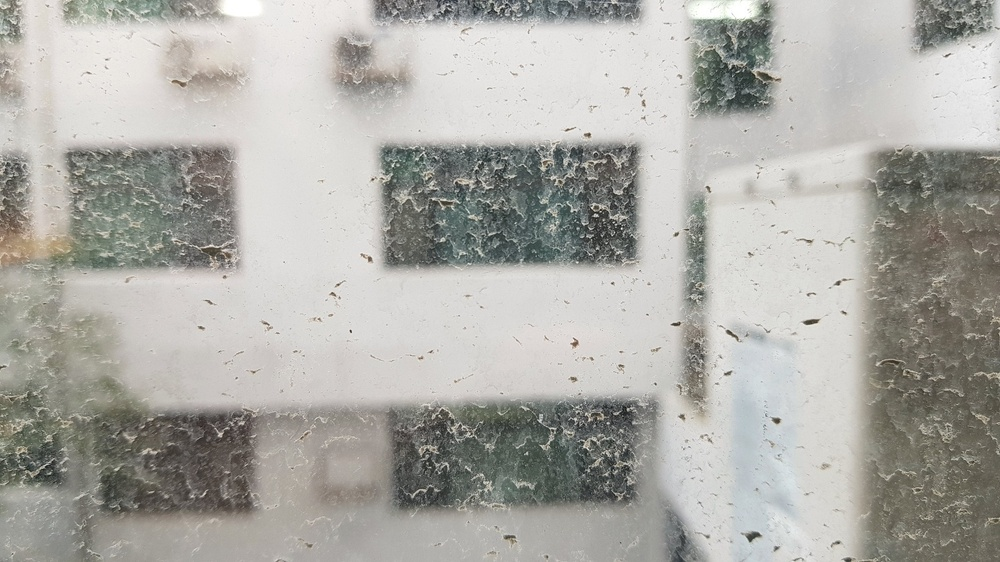
//> input picture TranslunarGlass_DustDetection/TestImages/realWindow_3.jpg, 1000 x 562 px, shrunk from 1440 x 810 before the run
$ ./main   (built with g++ and OpenCV 4)
//> lines starting //> are read from the running program, lines starting //| are printed output that depends on the picture
### TranslunarGlass_DustDetection/CVModules/DustDensityEstimationModule.h
#pragma once

#include <opencv2/core.hpp>

#ifndef DUST_DENSITY_ESTIMATION_MODULE
#define DUST_DENSITY_ESTIMATION_MODULE

class DustDensityEstimationModule
{

public:
	struct centroid {
		cv::Point2f center;
		cv::Point2f lastCenter;
		bool isDead = false;
		float density = 0;
	};
private:
	struct rangei {
		int start;
		int end;

		// [5 lines left out: function rangei, not called in this run]
	};

public:
	float estimateDustDensity(const cv::Mat& binaryImg, cv::Mat* outputImg,
		const int& verSeg, const int& horSeg, const bool& isVisualize,
		const float& deadDist = 1, const float& radius = -1);

private:
	void mMakeSegList(const int& rows, const int& cols,
		const int& verSeg, const int& horSeg,
		std::vector<float>* verList, std::vector<float>* horList);
	void mVisualizeFrame(const cv::Mat& image, cv::Mat* outputImage, const std::vector<centroid>& centroids);

	void mDoMeanShift(const cv::Mat& image, const bool& isVisualize);
	float mEstimateDustDensity_withMeanShift(std::vector<centroid>* outputCentroids);

	std::vector<centroid> mCentroids;
	float mRadius;
	float mCircleSize;
	float mDeadDist;

};


#endif

### TranslunarGlass_DustDetection/CVModules/DustSeparationModule.h
#pragma once

#include <opencv2/core.hpp>

#ifndef DUST_SEPARATION_MODULE
#define DUST_SEPARATION_MODULE

class DustSeparationModule
{
public:
	void separateDustFromImage(const cv::Mat& image, cv::Mat* binaryDustImage);
private:
	int mMedianFilterSize;
	int mThreshold;
public:

	DustSeparationModule(int medianFilterSize = 5);

};


#endif

### TranslunarGlass_DustDetection/CVModules/DustDensityEstimationModule.cpp
#include <opencv2/core.hpp>
#include <opencv2/opencv.hpp>

#include <vector>
#include <queue>


class DustDensityEstimationModule
{

public:
	struct centroid {
		cv::Point2f center;
		cv::Point2f lastCenter;
		bool isDead=false;
		float density=0;
	};
private:
	struct rangei {
		int start;
		int end;

		rangei(int start, int end)
		{
			this->start = start;
			this->end = end;
		}
	};

public:
	float estimateDustDensity(const cv::Mat& binaryImg, cv::Mat* outputImg,
		const int& verSeg, const int& horSeg, const bool& isVisualize ,
		const float& deadDist = 1, const float& radius = -1);

private:
	void mMakeSegList(const int& rows, const int& cols,
		const int& verSeg, const int& horSeg,
		std::vector<float>* verList, std::vector<float>* horList);
	void mVisualizeFrame(const cv::Mat& image, cv::Mat* outputImage,const std::vector<centroid>& centroids);

	void mDoMeanShift(const cv::Mat& image, const bool& isVisualize);
	float mEstimateDustDensity_withMeanShift(std::vector<centroid>* outputCentroids);

	std::vector<centroid> mCentroids;
	float mRadius;
	float mCircleSize;
	float mDeadDist;

};

void DustDensityEstimationModule::mMakeSegList(const int& rows, const int& cols, const int& verSeg, const int& horSeg, std::vector<float>* verList, std::vector<float>* horList)
{
	auto& verList_ = *verList;
	auto& horList_ = *horList;

	int ver = rows;
	int hor = cols;

	float verPer = ver / (float)verSeg;
	float horPer = hor / (float)horSeg;

	verList_.clear();
	verList_.reserve(verSeg);
	for (int i = 1; i < verSeg; i++)
	{
		verList_.push_back(i * verPer);
	}

	horList_.clear();
	horList_.reserve(horSeg);
	for (int i = 1; i < horSeg; i++)
	{
		horList_.push_back(i * horPer);
	}
}

float DustDensityEstimationModule::estimateDustDensity(const cv::Mat& binaryImg, cv::Mat* outputImg,
	const int& verSeg, const int& horSeg, const bool& isVisualize,
	const float& deadDist, const float& radius)
{
	auto& outputImg_ = *outputImg;

	std::vector<float> verList;
	std::vector<float> horList;


	mMakeSegList(binaryImg.rows, binaryImg.cols, verSeg, horSeg, &verList, &horList);


	mCentroids.clear();
	for (auto verIter = verList.begin(); verIter!=verList.end();verIter++)
	{
		for (auto horIter = horList.begin(); horIter != horList.end(); horIter++)
		{
			centroid tempCentroid;
			tempCentroid.center = cv::Point2f(*horIter, *verIter);
			tempCentroid.lastCenter = tempCentroid.center;
			tempCentroid.isDead = false;
			tempCentroid.density = 0.0f;
			mCentroids.push_back(tempCentroid);
		}
	}


	mRadius = radius;
	if (mRadius <= -1)
	{
		mRadius = std::hypotf(verList[0] - verList[1], horList[0] - horList[1]);
	}
	mCircleSize = mRadius * mRadius * 3.14159f;
	mDeadDist = deadDist;


	mDoMeanShift(binaryImg, isVisualize);


	std::vector<centroid> outputCentroids;
	float density = mEstimateDustDensity_withMeanShift(&outputCentroids);
	mVisualizeFrame(binaryImg, &outputImg_, outputCentroids);

	return density;

}

void DustDensityEstimationModule::mDoMeanShift(const cv::Mat& image, const bool& isVisualize)
{
	int ver = image.rows;
	int hor = image.cols;

	bool done = false;
	rangei temp_x = rangei(0, 0);
	rangei temp_y = rangei(0, 0);

	long dot_x = 0;
	long dot_y = 0;
	float n = 0;

	float dist = 0;

	while (done == false)
	{
		done = true;
		for (auto centroidIter = mCentroids.begin(); centroidIter != mCentroids.end(); centroidIter++)
		{

			if (centroidIter->isDead == true)
			{
				continue;
			}
			else
			{
				done = false;
			}


			temp_x = rangei((int)(centroidIter->center.x - mRadius), (int)(centroidIter->center.x + mRadius));
			temp_y = rangei((int)(centroidIter->center.y - mRadius), (int)(centroidIter->center.y + mRadius));
			if (temp_x.start < 0) temp_x.start = 0;
			if (temp_x.end >= hor) temp_x.end = hor;
			if (temp_y.start < 0) temp_y.start = 0;
			if (temp_y.end >= ver) temp_y.end = ver;


			dot_x = 0;
			dot_y = 0;
			n = 0;
			for (int x = temp_x.start; x < temp_x.end; x++)
			{
				for (int y = temp_y.start; y < temp_y.end; y++)
				{
					if (image.at<uchar>(y, x) != 0)
					{
						dist = std::hypotf(centroidIter->center.x - x, centroidIter->center.y - y);

						if (dist <= mRadius)
						{
							dot_x += x;
							dot_y += y;
							n++;
						}
					}

				}
			}
			if (n >= 1.0f)
			{
				centroidIter->center.x = dot_x / n;
				centroidIter->center.y = dot_y / n;
			}
			centroidIter->density = n / mCircleSize;


			dist = std::hypotf(centroidIter->center.x - centroidIter->lastCenter.x,
				centroidIter->center.y - centroidIter->lastCenter.y);

			if (dist <= mDeadDist)
			{
				centroidIter->isDead = true;
			}
			else
			{
				centroidIter->lastCenter = centroidIter->center;
			}
		}
		if (isVisualize)
		{
			cv::Mat newImg;
			mVisualizeFrame(image, &newImg,mCentroids);

			cv::imshow("mean_shifting", newImg);
			cv::waitKey(1);
		}

	}
}

// [44 lines left out: functions mVisualizeFrame, mEstimateDustDensity_withMeanShift, not called in this run]

### TranslunarGlass_DustDetection/CVModules/DustSeparationModule.cpp
#include <opencv2/core.hpp>
#include <opencv2/opencv.hpp>
#include <iostream>


class DustSeparationModule
{
public:
	void separateDustFromImage(const cv::Mat& image, cv::Mat* binaryDustImage);
private:
	int mMedianFilterSize;
	int mThreshold;
public:

	DustSeparationModule(int medianFilterSize = 5);

};


DustSeparationModule::DustSeparationModule(int medianFilterSize)
{
	this->mMedianFilterSize = medianFilterSize;
	this->mThreshold = 6;
}

void DustSeparationModule::separateDustFromImage(const cv::Mat& image, cv::Mat* binaryDustImage)
{
	auto& binaryDustImage_ = *binaryDustImage;

	cv::Mat grayImage = cv::Mat(image.rows, image.cols, CV_8UC1);
	cv::Mat medianFilteredImage = cv::Mat(image.rows, image.cols, CV_8UC1);
	cv::Mat newMap = cv::Mat(image.rows, image.cols, CV_8UC1);

	cv::cvtColor(image, grayImage, cv::ColorConversionCodes::COLOR_BGR2GRAY);

	cv::medianBlur(grayImage, medianFilteredImage, this->mMedianFilterSize);

	cv::absdiff(grayImage, medianFilteredImage, newMap);

	cv::threshold(newMap, binaryDustImage_, this->mThreshold, 255, cv::THRESH_BINARY);

}

### TranslunarGlass_DustDetection/main.cpp
#include <opencv2/core.hpp>
#include <opencv2\highgui.hpp>
#include <opencv2\imgproc\imgproc.hpp>

#include <iostream>
#include <chrono>

#include "CVModules/DustSeparationModule.h"
#include "CVModules/DustDensityEstimationModule.h"


cv::Mat image;
cv::Mat separatedDustImage;
cv::Mat densityEstimationImage;


DustSeparationModule DustSeparation_Module = DustSeparationModule(5);
DustDensityEstimationModule DustDensityEstimation_Module = DustDensityEstimationModule();


int main()
{

	image = cv::imread("./TestImages/realWindow_3.jpg");
//> image is the input picture: 562 rows x 1000 cols, CV_8UC3; mean B, G, R 165.9, 171.3, 172.3

	std::chrono::steady_clock::time_point begin = std::chrono::steady_clock::now();

	DustSeparation_Module.separateDustFromImage(image, &separatedDustImage);
//> in separateDustFromImage, `cv::medianBlur(grayImage, medianFilteredImage, this->mMedianFilterSize);`:
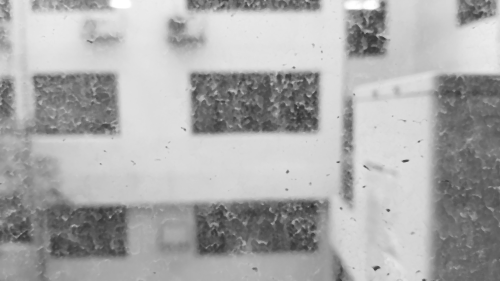
//> medianFilteredImage: 562 rows x 1000 cols, CV_8UC1 (shown at 1/2 size); min 43, max 255, mean 170.7
//> in separateDustFromImage, `cv::absdiff(grayImage, medianFilteredImage, newMap);`:
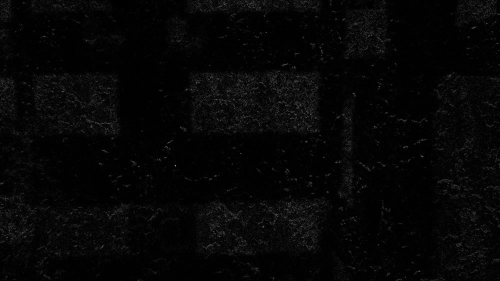
//> newMap: 562 rows x 1000 cols, CV_8UC1 (shown at 1/2 size); min 0, max 188, mean 5.8
//> in separateDustFromImage, `cv::threshold(newMap, binaryDustImage_, this->mThreshold, 255, cv::THR..`:
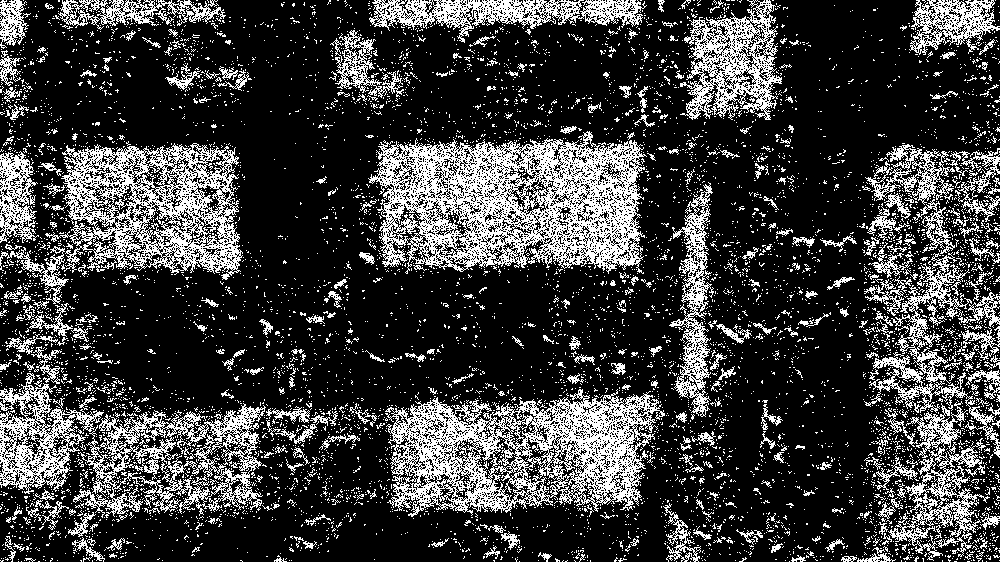
//> binaryDustImage_: 562 rows x 1000 cols, CV_8UC1; 24.3% white in thin lines or dots

	bool isVisualize = false;
	float estimatedDensity = DustDensityEstimation_Module.estimateDustDensity(
		separatedDustImage,&densityEstimationImage,20, 36,isVisualize);
//> the loop in mDoMeanShift, `for (auto centroidIter = mCentroids.begin(); centroidIter != mCentroid..` made 665 passes
//> (dist, centroidIter->density, centroidIter->lastCenter) on passes 1 to 8: (9.56, 0.222, Point(18.3, 26.9)), (7.99, 0.16, Point(58.93, 20.85)), (12.37, 0.203, Point(88.28, 16.77)), (10.62, 0.244, Point(112.2, 17.54)), (10.26, 0.242, Point(137.7, 17.91)), (7.97, 0.237, Point(166.4, 20.14)), (8.03, 0.206, Point(191, 20.85)), (17.11, 0.114, Point(207.2, 19.95))
//> after the loop in mDoMeanShift, `for (auto centroidIter = mCentroids.begin(); centroidIter != mCentroid..`: dot_x = 1416677; dot_y = 772017; n = 1467; dist = 10.05

	std::chrono::steady_clock::time_point end = std::chrono::steady_clock::now();


	cv::imshow("originalImage", image);
	cv::imwrite("originalImage.png", image);

	cv::imshow("separatedDustImage", separatedDustImage);

	cv::imshow("proposedAreas", densityEstimationImage);
	cv::imwrite("proposedAreas.png", densityEstimationImage);

	std::cout << estimatedDensity << std::endl;
	std::cout << "Time difference = " << std::chrono::duration_cast<std::chrono::milliseconds>(end - begin).count() << "[µs]" << std::endl;

	cv::waitKey(0);
}
